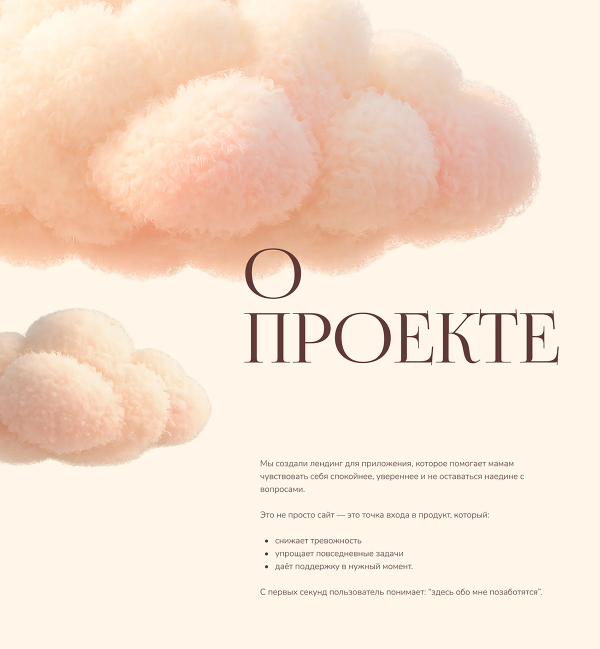
#> input picture dist/assets/cases/mama/1.webp, 1200 x 1297 px (shown at 1/2 size); its folder holds only this picture in this run
$ python slice-mama-mobile.py
#> lines starting #> are read from the running program, lines starting #| are printed output that depends on the picture
"""Rebuild the mobile case artwork and the desktop ending from the original sheets (requires Pillow).

Coordinates below are original pixels, with the right and bottom edges exclusive.
Join adjacent sheets before cropping so photographs and lettering keep one scale.
"""

from functools import lru_cache
from pathlib import Path

from PIL import Image

ROOT = Path(__file__).resolve().parents[1] / "dist/assets/cases/mama"
OUT = ROOT / "mobile-art"
ENDING_BOTTOM = 545  # End of the closing statement on sheet 15, before the credits.


@lru_cache
def sheet(number):
#> called with number = 1
    with Image.open(ROOT / f"{number}.webp") as source:
#> source is the input picture: PIL image 1200x1297 RGB; mean R, G, B 246.2, 225.3, 207.9
        return source.convert("RGB")


def region(name, first, last, left, top, right, bottom, *, clear=None, lettering=False):
    # top is relative to the first sheet, bottom to the last.
    parts = []
    for n in range(first, last + 1):
        image = sheet(n)
        box = (left, top if n == first else 0, right, bottom if n == last else image.height)
#> box = (0, 0, 1200, 950)
        assert 0 <= box[0] < box[2] <= image.width and 0 <= box[1] < box[3] <= image.height
        parts.append(image.crop(box))
    result = Image.new("RGB", (right - left, sum(p.height for p in parts)))
#> result: PIL image 1200x950 RGB; every value is 0
    offset = 0
    for part in parts:
        result.paste(part, (0, offset))
        offset += part.height
#> this loop made 1 pass
#> offset on pass 1: 950
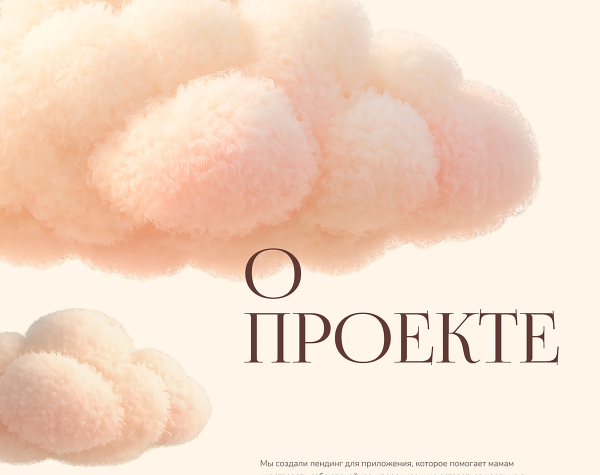
#> result: PIL image 1200x950 RGB (shown at 1/2 size); mean R, G, B 244, 218.8, 199.6
#> after the loop, offset = 950
    if clear:
        # The first line of desktop body copy shares a row with the left cloud.
        # Only remove the copy: its accessible mobile counterpart follows the image.
        result.paste("#fff6e9", clear)
    result.save(OUT / f"{name}.webp", lossless=lettering, quality=94, method=6)


if __name__ == "__main__":
    OUT.mkdir(exist_ok=True)
    region("about", 1, 1, 0, 0, 1200, 950, clear=(500, 914, 1200, 950))
    region("computer", 2, 2, 0, 71, 1200, 1001)
#> (the run stopped early here; a loop or call above may not have finished)
